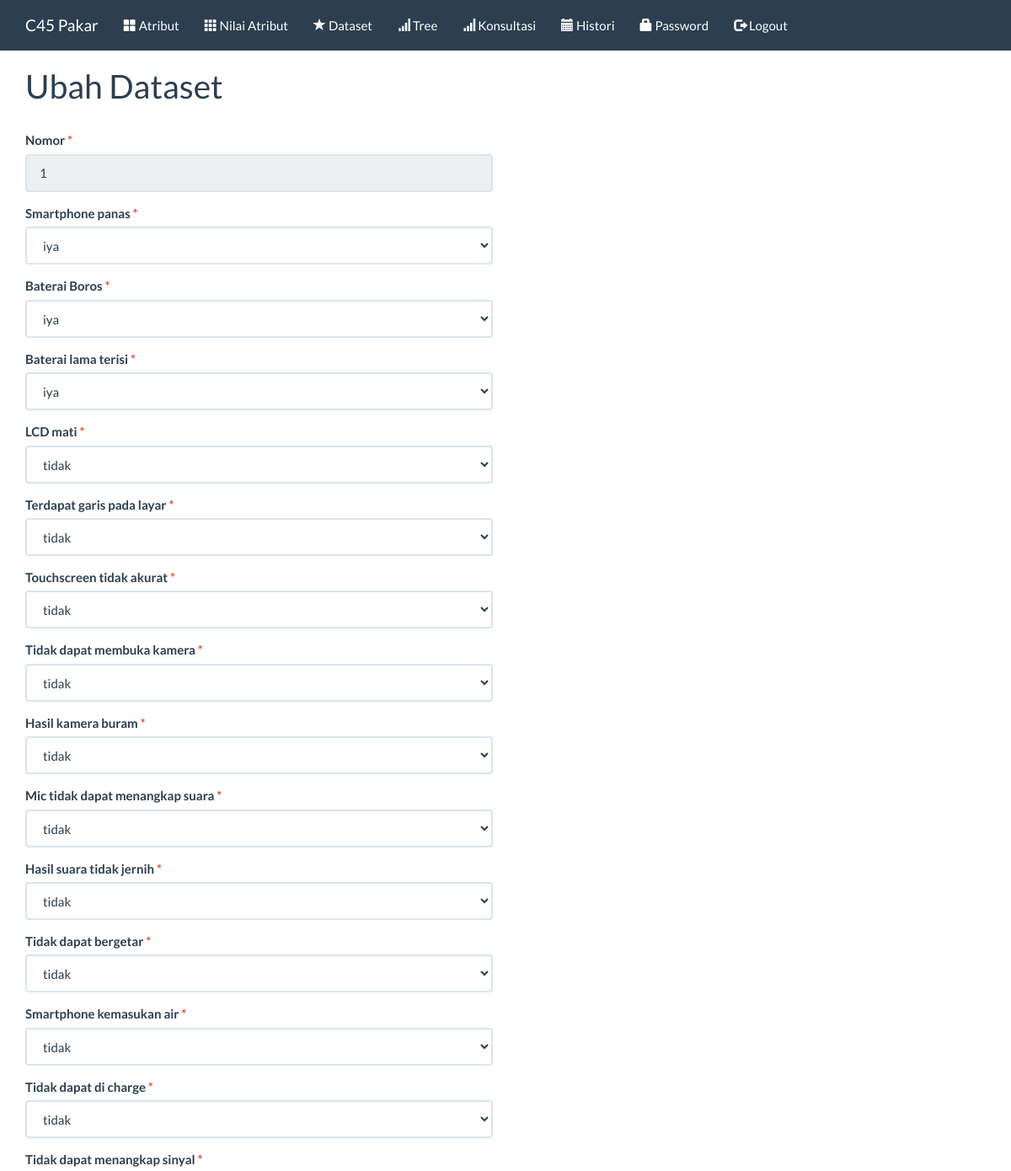
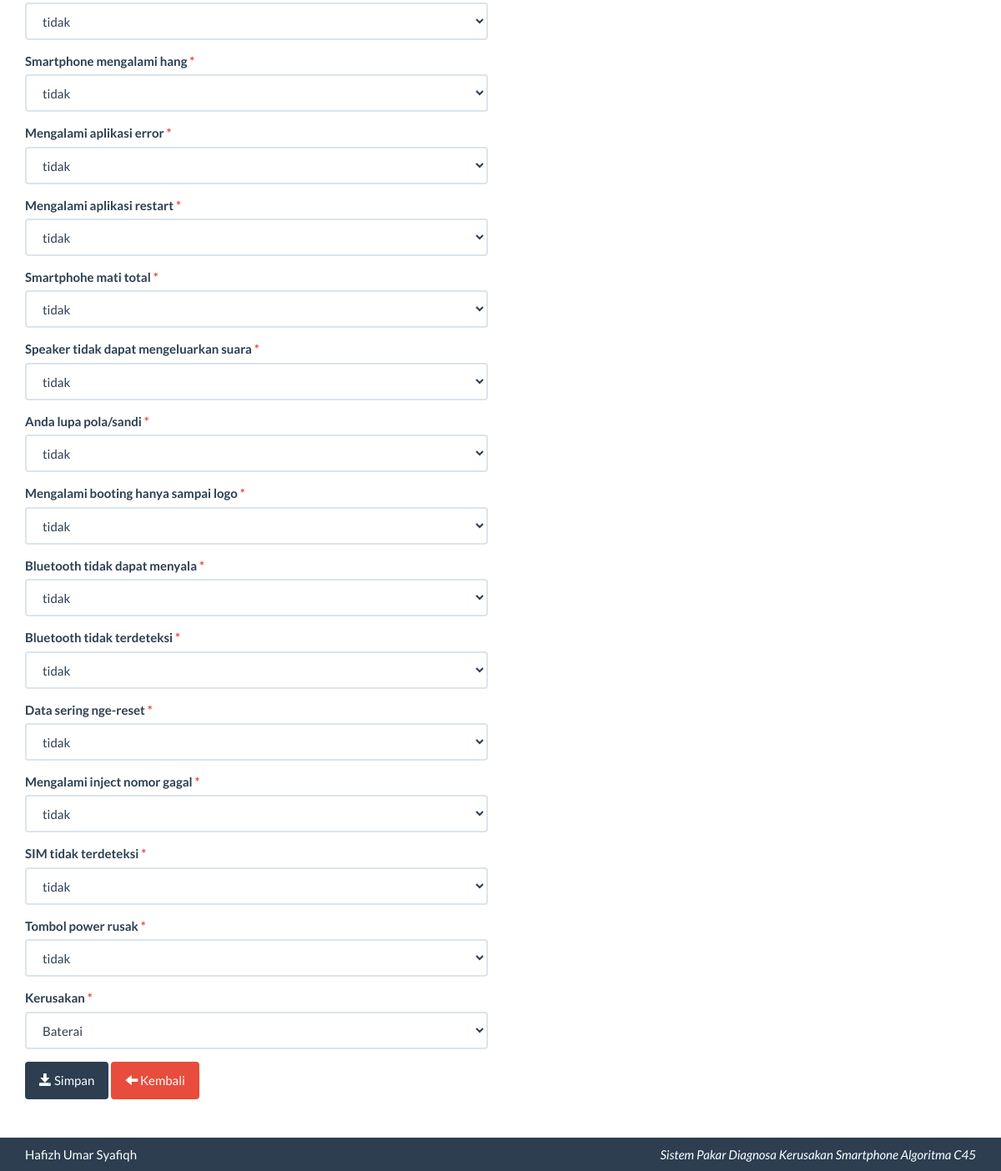
The app's page /index.php?m=dataset_ubah&ID=1 (signed in) with its own data (2 pictures, top to bottom).
### tables this page shows
CREATE TABLE `tb_dataset` (
  `id_dataset` int(11) NOT NULL,
  `nomor` int(11) NOT NULL,
  `id_atribut` varchar(16) NOT NULL,
  `id_nilai` int(11) NOT NULL
);

CREATE TABLE `tb_atribut` (
  `id_atribut` varchar(16) NOT NULL,
  `nama_atribut` varchar(255) DEFAULT NULL,
  `gambar` varchar(255) DEFAULT NULL
);

### config.php (called while the page is built)
<?php
$config["server"] = 'localhost';
$config["username"] = 'root';
$config["password"] = '';
$config["database_name"] = 'eaglewor_c45';

### includes/db.php (called while the page is built, shortened)
<?php
class DB
{
    var $conn = null;
    public function __construct($host, $username, $passwd, $dbname)
    {
        $this->conn = mysqli_connect($host, $username, $passwd, $dbname);
    }
    public function query($sql)
    {
        $query = mysqli_query($this->conn, $sql) or die('<pre>Error mysqli_query: ' . mysqli_error($this->conn) . '<br />' . $sql . '</pre>');
        return $query;
    }
    public function get_results($sql)
    {
        $query = $this->query($sql);
        $arr = array();
        while ($row = mysqli_fetch_object($query)) {
            $arr[] = $row;
        }
        return $arr;
    }
}

### dataset_ubah.php (the view, shortened to what this page needs)
<?php
$rows = $db->get_results("SELECT d.id_dataset, d.nomor, d.id_nilai, a.id_atribut, a.nama_atribut
    FROM tb_dataset d
        INNER JOIN tb_atribut a ON a.id_atribut = d.id_atribut
        LEFT JOIN tb_nilai n ON n.id_nilai=d.id_nilai
    WHERE nomor='$_GET[ID]'
    ORDER BY a.id_atribut");
get_atribut();
?>
<div class="page-header">
    <h1>Ubah Dataset</h1>
</div>
<div class="row">
    <div class="col-sm-6">
        <form method="post">
            <div class="form-group">
                <label>Nomor <span class="text-danger">*</span></label>
                <input class="form-control" type="text" name="nomor" value="<?= $_GET['ID'] ?>" readonly="" />
            </div>
            <?php foreach ($rows as $row) : ?>
                <div class="form-group">
                    <label><?= $row->nama_atribut ?> <span class="text-danger">*</span></label>
                    <select class="form-control" name="nilai[<?= $row->id_dataset ?>]">
                        <?= get_nilai_option($row->id_atribut, $row->id_nilai) ?>
                    </select>
                </div>
            <?php endforeach ?>
            <div class="form-group">
                <button class="btn btn-primary"><span class="glyphicon glyphicon-save"></span> Simpan</button>
                <a class="btn btn-danger" href="?m=dataset"><span class="glyphicon glyphicon-arrow-left"></span> Kembali</a>
            </div>
        </form>
    </div>
</div>

### assets/css/general.css (style rules this page uses)
html { position: relative; min-height: 100%; }
body { margin-bottom: 70px; }
.page-header { margin-top: 0; padding-bottom: 0; }
.page-header h1 { margin-top: 0; }

### records on screen
tb_dataset: id_atribut.nama_atribut "Smartphone panas"
tb_dataset: id_atribut.nama_atribut "Baterai Boros"
tb_dataset: id_atribut.nama_atribut "Baterai lama terisi"
tb_dataset: id_atribut.nama_atribut "LCD mati"
tb_dataset: id_atribut.nama_atribut "Terdapat garis pada layar"
tb_dataset: id_atribut.nama_atribut "Touchscreen tidak akurat"
tb_dataset: id_atribut.nama_atribut "Tidak dapat membuka kamera"
tb_dataset: id_atribut.nama_atribut "Hasil kamera buram"
tb_dataset: id_atribut.nama_atribut "Mic tidak dapat menangkap suara"
tb_dataset: id_atribut.nama_atribut "Hasil suara tidak jernih"
tb_dataset: id_atribut.nama_atribut "Tidak dapat bergetar"
tb_dataset: id_atribut.nama_atribut "Smartphone kemasukan air"
tb_dataset: id_atribut.nama_atribut "Tidak dapat di charge"
tb_dataset: id_atribut.nama_atribut "Tidak dapat menangkap sinyal"
tb_dataset: id_atribut.nama_atribut "Smartphone mengalami hang"
tb_dataset: id_atribut.nama_atribut "Mengalami aplikasi error"
tb_dataset: id_atribut.nama_atribut "Mengalami aplikasi restart"
tb_dataset: id_atribut.nama_atribut "Smartphohe mati total"
tb_dataset: id_atribut.nama_atribut "Speaker tidak dapat mengeluarkan suara"
tb_dataset: id_atribut.nama_atribut "Anda lupa pola/sandi"
tb_dataset: id_atribut.nama_atribut "Mengalami booting hanya sampai logo"
tb_dataset: id_atribut.nama_atribut "Bluetooth tidak dapat menyala"
tb_dataset: id_atribut.nama_atribut "Bluetooth tidak terdeteksi"
tb_dataset: id_atribut.nama_atribut "Data sering nge-reset"
tb_dataset: id_atribut.nama_atribut "Mengalami inject nomor gagal"
tb_dataset: id_atribut.nama_atribut "SIM tidak terdeteksi"
tb_dataset: id_atribut.nama_atribut "Tombol power rusak"
tb_dataset: id_atribut.nama_atribut "Kerusakan"

### other values on screen
form field value "iya"
form field value "tidak"
form field value "Baterai"
